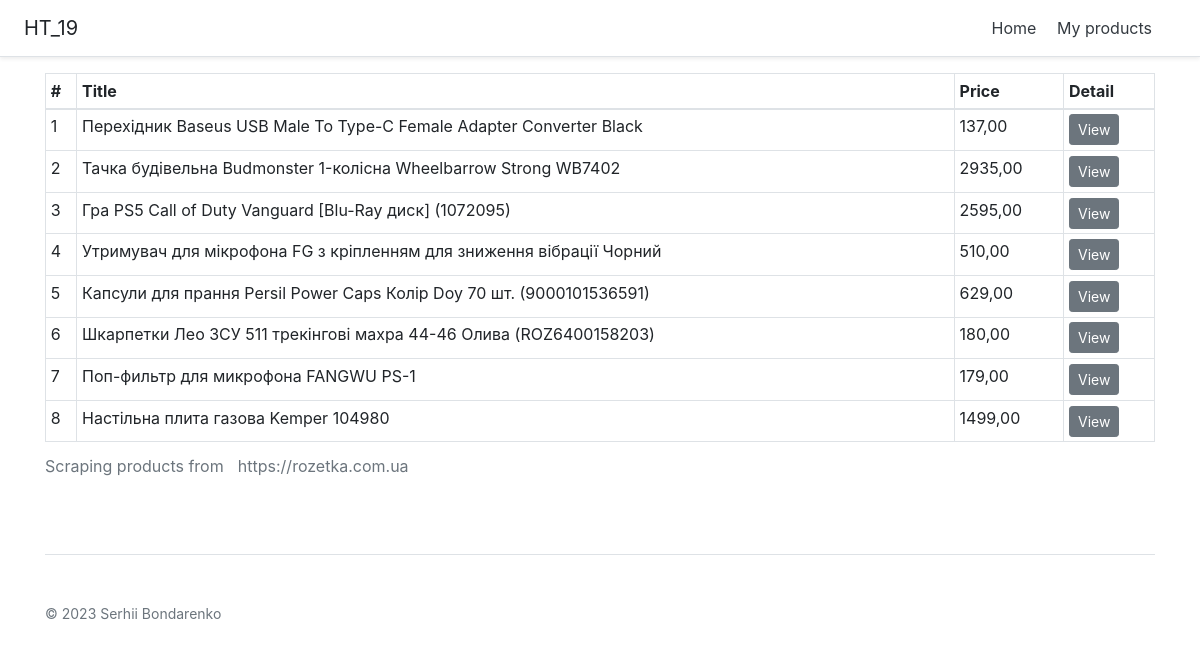
Before: /my-products/ with the older database file.
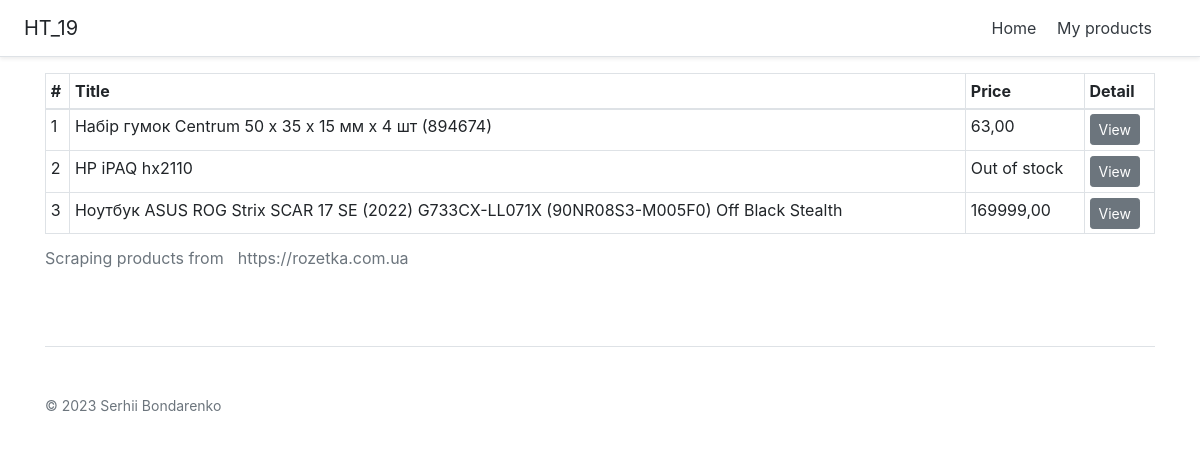
After: the same page with the newer database file.
### rozetka/models.py (models this page shows, shortened)
class Product(models.Model):
    product_id = models.BigIntegerField("ID")
    title = models.CharField(max_length=255)
    old_price = models.DecimalField(max_digits=20, decimal_places=2,
                                    blank=True, default=0.00, null=True)
    price = models.DecimalField(max_digits=20, decimal_places=2, default=0.00)
    href = models.URLField("URL")
    brand = models.CharField(max_length=255, blank=True, default="Unknown",
                             null=True)
    category = models.CharField(max_length=255, null=True, blank=True)
    description = models.TextField(blank=True, default="", null=True)
    class Meta:  #pylint: disable=too-few-public-methods
        ordering = ["title"]
        verbose_name = "Product"
        verbose_name_plural = "Products"

### rozetka/views.py (the view)
# urls.py: path("my-products/", views.my_products, name="my-products"),
def my_products(request):
    products = Product.objects.all().order_by("id")
    context = {
        "title": "My Products",
        "products": products,
    }
    return render(request, "rozetka/products.html", context=context)

### templates/rozetka/products.html (shortened to what this page needs)
{% extends 'rozetka/base.html' %}
{% load static %}
{% block content %}
  <div class="table-responsive">
    <table class="table table-bordered table-sm">
      <caption>Scraping products from <span class="btn-outline-secondary badge-pill">
                https://rozetka.com.ua</span></caption>
      <thead>
      <tr>
        <th>#</th>
        <th>Title</th>
        <th>Price</th>
        <th>Detail</th>
      </tr>
      </thead>
      <tbody>
      {% for product in products %}
        <tr>
          <td>{{ forloop.counter }}</td>
          <td>{{ product.title|slice:"100" }}</td>
          <td>
            {% if product.price > 0 %}
              {{ product.price }}</td>
            {% else %}
              Out of stock
            {% endif %}
          <td><a href="{% url 'product-detail' product.id %}" class="btn btn-secondary
                    btn-sm">View</a></td>
        </tr>
      {% endfor %}
      </tbody>
    </table>
  </div>
{% endblock %}

### templates/rozetka/base.html (shortened to what this page needs)
<!doctype html>
{% load static %}
<html lang="en">
<head>
  <link rel="stylesheet" href="{% static 'rozetka/css/bootstrap.css' %}">
</head>
<body>
<div
    class="d-flex flex-column flex-md-row align-items-center p-3 px-md-4 mb-3 bg-white border-bottom shadow-sm">
  <h5 class="my-0 mr-md-auto font-weight-normal">HT_19</h5>
  <nav class="my-2 my-md-0 mr-md-3">
    <a class="p-2 text-dark" href="{% url 'index' %}">Home</a>
    <a class="p-2 text-dark" href="{% url 'my-products' %}">My products</a>
  </nav>
</div>
<div class="container">
  <div class="mb-3 text-left">
    {% block content %}{% endblock %}
  </div>
  <footer class="pt-4 my-md-5 pt-md-5 border-top">
    <div class="row">
      <div class="col-12 col-md">
        <small class="d-block mb-3 text-muted">© 2023 Serhii Bondarenko</small>
      </div>
    </div>
  </footer>
</div>
</body>
</html>

Changed rows visible on the page:
removed Product: title "Перехідник Baseus USB Male To Type-C Female Adapter Converter Black", price "137,00"
removed Product: title "Тачка будівельна Budmonster 1-колісна Wheelbarrow Strong WB7402", price "2935,00"
removed Product: title "Гра PS5 Call of Duty Vanguard [Blu-Ray диск] (1072095)", price "2595,00"
removed Product: title "Утримувач для мікрофона FG з кріпленням для зниження вібрації Чорний", price "510,00"
removed Product: title "Капсули для прання Persil Power Caps Колір Doy 70 шт. (9000101536591)", price "629,00"
removed Product: title "Шкарпетки Лео ЗСУ 511 трекінгові махра 44-46 Олива (ROZ6400158203)", price "180,00"
removed Product: title "Поп-фильтр для микрофона FANGWU PS-1", price "179,00"
removed Product: title "Настільна плита газова Kemper 104980", price "1499,00"
added Product: title "Набір гумок Centrum 50 х 35 х 15 мм х 4 шт (894674)", price "63,00"
added Product: title "HP iPAQ hx2110", price "Out of stock"
added Product: title "Ноутбук ASUS ROG Strix SCAR 17 SE (2022) G733CX-LL071X (90NR08S3-M005F0) Off Black Stealth", price "169999,00"
